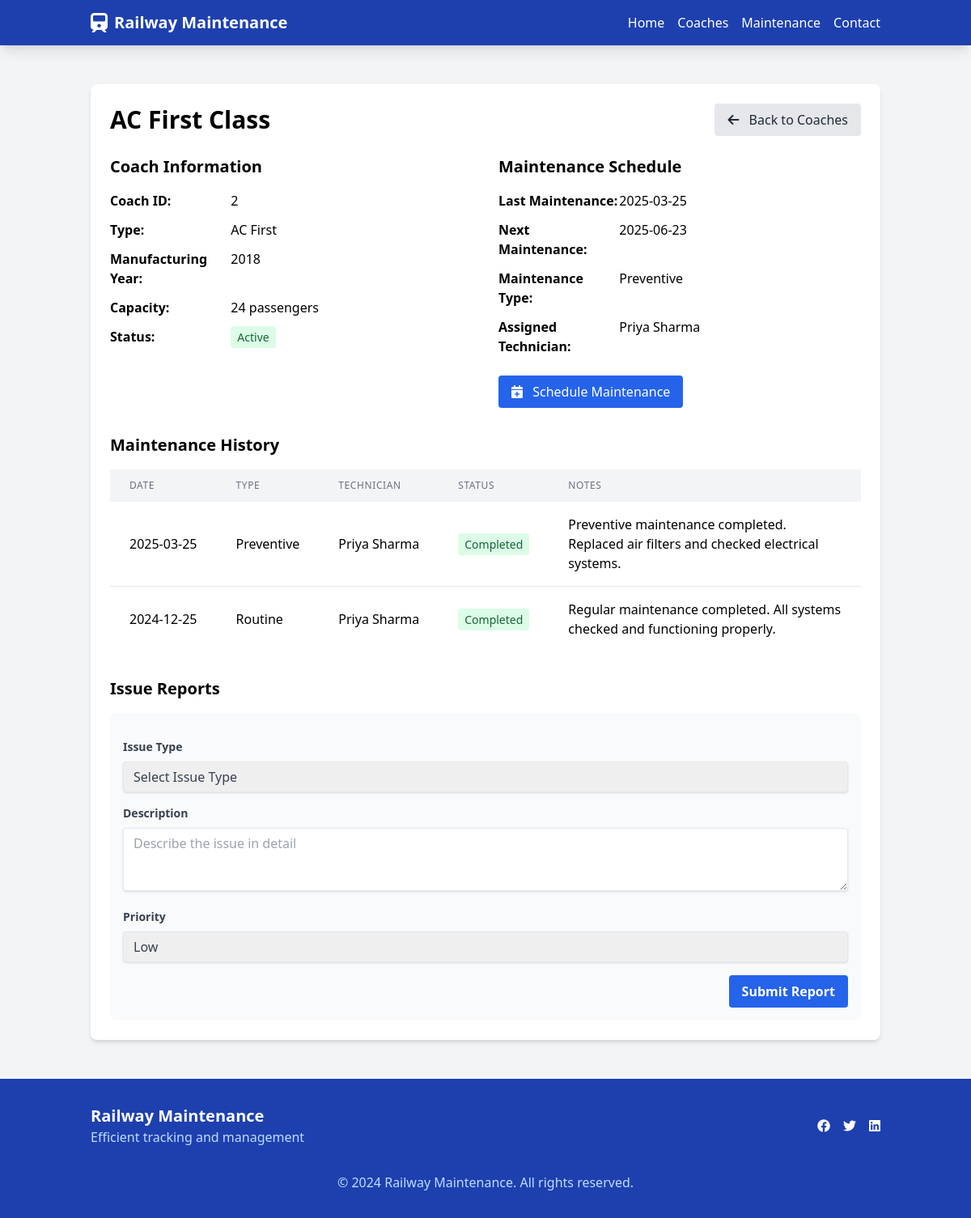
Page /coach_details.php?id=2 on the committed database.
### tables this page shows
CREATE TABLE IF NOT EXISTS coaches (
    id INT AUTO_INCREMENT PRIMARY KEY,
    name VARCHAR(100) NOT NULL,
    type VARCHAR(50) NOT NULL,
    manufacturing_year INT NOT NULL,
    capacity INT NOT NULL,
    status ENUM('Active', 'Maintenance', 'Retired') NOT NULL DEFAULT 'Active',
    last_maintenance DATE,
    next_maintenance DATE,
    maintenance_type VARCHAR(50),
    assigned_technician VARCHAR(100),
    created_at TIMESTAMP DEFAULT CURRENT_TIMESTAMP,
    updated_at TIMESTAMP DEFAULT CURRENT_TIMESTAMP ON UPDATE CURRENT_TIMESTAMP
);

CREATE TABLE IF NOT EXISTS maintenance_history (
    id INT AUTO_INCREMENT PRIMARY KEY,
    coach_id INT NOT NULL,
    maintenance_date DATE NOT NULL,
    maintenance_type VARCHAR(50) NOT NULL,
    technician VARCHAR(100) NOT NULL,
    status ENUM('Completed', 'Incomplete') NOT NULL,
    notes TEXT,
    created_at TIMESTAMP DEFAULT CURRENT_TIMESTAMP,
    FOREIGN KEY (coach_id) REFERENCES coaches(id) ON DELETE CASCADE
);

### coach_details.php (the view, shortened to what this page needs)
<?php
require_once "config.php";
$coach_id = isset($_GET['id']) ? intval($_GET['id']) : 0;
$coach_data = null;
if ($coach_id > 0) {
    $sql = "SELECT * FROM coaches WHERE id = ?";
    if ($stmt = mysqli_prepare($conn, $sql)) {
        mysqli_stmt_bind_param($stmt, "i", $coach_id);
        if (mysqli_stmt_execute($stmt)) {
            $result = mysqli_stmt_get_result($stmt);
            if (mysqli_num_rows($result) > 0) {
                $coach_data = mysqli_fetch_assoc($result);
            }
        }
    }
}
$maintenance_history = [];
$sql = "SELECT * FROM maintenance_history WHERE coach_id = ? ORDER BY maintenance_date DESC LIMIT 5";
if ($stmt = mysqli_prepare($conn, $sql)) {
    mysqli_stmt_bind_param($stmt, "i", $coach_id);
    if (mysqli_stmt_execute($stmt)) {
        $result = mysqli_stmt_get_result($stmt);
        while ($row = mysqli_fetch_assoc($result)) {
            $maintenance_history[] = $row;
        }
    }
}
?>
<!DOCTYPE html>
<html lang="en">
<head>
    <script src="https://cdn.tailwindcss.com"></script>
    <link href="https://cdnjs.cloudflare.com/ajax/libs/font-awesome/6.0.0/css/all.min.css" rel="stylesheet">
</head>
<body class="bg-gray-100">
    <nav class="bg-blue-800 text-white shadow-lg">
        <div class="container mx-auto px-6 py-3">
            <div class="flex items-center justify-between">
                <div class="flex items-center">
                    <a href="index.php" class="flex items-center">
                        <i class="fas fa-train text-2xl mr-2"></i>
                        <span class="text-xl font-bold">Railway Maintenance</span>
                    </a>
                </div>
                <div class="hidden md:flex items-center space-x-4">
                    <a href="index.php" class="hover:text-blue-200">Home</a>
                    <a href="index.php#coaches" class="hover:text-blue-200">Coaches</a>
                    <a href="index.php#maintenance" class="hover:text-blue-200">Maintenance</a>
                    <a href="index.php#contact" class="hover:text-blue-200">Contact</a>
                </div>
            </div>
        </div>
    </nav>
    <section class="py-12">
        <div class="container mx-auto px-6">
            <div class="bg-white rounded-lg shadow-md overflow-hidden">
                <div class="p-6">
                    <div class="flex justify-between items-center mb-6">
                        <h1 class="text-3xl font-bold"><?php echo htmlspecialchars($coach_data['name']); ?></h1>
                        <a href="index.php#coaches" class="bg-gray-200 text-gray-800 px-4 py-2 rounded hover:bg-gray-300">
                            <i class="fas fa-arrow-left mr-2"></i> Back to Coaches
                        </a>
                    </div>
                    <div class="grid grid-cols-1 md:grid-cols-2 gap-8 mb-8">
                        <div>
                            <h2 class="text-xl font-semibold mb-4">Coach Information</h2>
                            <div class="space-y-3">
                                <div class="flex">
                                    <span class="font-semibold w-1/3">Coach ID:</span>
                                    <span class="w-2/3"><?php echo htmlspecialchars($coach_data['id']); ?></span>
                                </div>
                                <div class="flex">
                                    <span class="font-semibold w-1/3">Type:</span>
                                    <span class="w-2/3"><?php echo htmlspecialchars($coach_data['type']); ?></span>
                                </div>
                                <div class="flex">
                                    <span class="font-semibold w-1/3">Manufacturing Year:</span>
                                    <span class="w-2/3"><?php echo htmlspecialchars($coach_data['manufacturing_year']); ?></span>
                                </div>
                                <div class="flex">
                                    <span class="font-semibold w-1/3">Capacity:</span>
                                    <span class="w-2/3"><?php echo htmlspecialchars($coach_data['capacity']); ?> passengers</span>
                                </div>
                                <div class="flex">
                                    <span class="font-semibold w-1/3">Status:</span>
                                    <span class="w-2/3">
                                        <span class="px-2 py-1 rounded text-sm <?php echo $coach_data['status'] === 'Active' ? 'bg-green-100 text-green-800' : 'bg-red-100 text-red-800'; ?>">
                                            <?php echo htmlspecialchars($coach_data['status']); ?>
                                        </span>
                                    </span>
                                </div>
                            </div>
                        </div>
                        <div>
                            <h2 class="text-xl font-semibold mb-4">Maintenance Schedule</h2>
                            <div class="space-y-3">
                                <div class="flex">
                                    <span class="font-semibold w-1/3">Last Maintenance:</span>
                                    <span class="w-2/3"><?php echo htmlspecialchars($coach_data['last_maintenance']); ?></span>
                                </div>
                                <div class="flex">
                                    <span class="font-semibold w-1/3">Next Maintenance:</span>
                                    <span class="w-2/3"><?php echo htmlspecialchars($coach_data['next_maintenance']); ?></span>
                                </div>
                                <div class="flex">
                                    <span class="font-semibold w-1/3">Maintenance Type:</span>
                                    <span class="w-2/3"><?php echo htmlspecialchars($coach_data['maintenance_type']); ?></span>
                                </div>
                                <div class="flex">
                                    <span class="font-semibold w-1/3">Assigned Technician:</span>
                                    <span class="w-2/3"><?php echo htmlspecialchars($coach_data['assigned_technician']); ?></span>
                                </div>
                            </div>
                            <div class="mt-6">
                                <button class="bg-blue-600 text-white px-4 py-2 rounded hover:bg-blue-700 schedule-maintenance-btn" data-coach-id="<?php echo $coach_id; ?>">
                                    <i class="fas fa-calendar-plus mr-2"></i> Schedule Maintenance
                                </button>
                            </div>
                        </div>
                    </div>
                    <div class="mb-8">
                        <h2 class="text-xl font-semibold mb-4">Maintenance History</h2>
                        <?php if (count($maintenance_history) > 0): ?>
                            <div class="overflow-x-auto">
                                <table class="min-w-full bg-white">
                                    <thead>
                                        <tr class="bg-gray-100">
                                            <th class="px-6 py-3 text-left text-xs font-medium text-gray-500 uppercase tracking-wider">Date</th>
                                            <th class="px-6 py-3 text-left text-xs font-medium text-gray-500 uppercase tracking-wider">Type</th>
                                            <th class="px-6 py-3 text-left text-xs font-medium text-gray-500 uppercase tracking-wider">Technician</th>
                                            <th class="px-6 py-3 text-left text-xs font-medium text-gray-500 uppercase tracking-wider">Status</th>
                                            <th class="px-6 py-3 text-left text-xs font-medium text-gray-500 uppercase tracking-wider">Notes</th>
                                        </tr>
                                    </thead>
                                    <tbody class="divide-y divide-gray-200">
                                        <?php foreach ($maintenance_history as $history): ?>
                                            <tr>
                                                <td class="px-6 py-4 whitespace-nowrap"><?php echo htmlspecialchars($history['maintenance_date']); ?></td>
                                                <td class="px-6 py-4 whitespace-nowrap"><?php echo htmlspecialchars($history['maintenance_type']); ?></td>
                                                <td class="px-6 py-4 whitespace-nowrap"><?php echo htmlspecialchars($history['technician']); ?></td>
                                                <td class="px-6 py-4 whitespace-nowrap">
                                                    <span class="px-2 py-1 rounded text-sm <?php echo $history['status'] === 'Completed' ? 'bg-green-100 text-green-800' : 'bg-yellow-100 text-yellow-800'; ?>">
                                                        <?php echo htmlspecialchars($history['status']); ?>
                                                    </span>
                                                </td>
                                                <td class="px-6 py-4"><?php echo htmlspecialchars($history['notes']); ?></td>
                                            </tr>
                                        <?php endforeach; ?>
                                    </tbody>
                                </table>
                            </div>
                        <?php else: ?>
                            <p class="text-gray-500">No maintenance history available.</p>
                        <?php endif; ?>
                    </div>
                    <div>
                        <h2 class="text-xl font-semibold mb-4">Issue Reports</h2>
                        <div class="bg-gray-50 p-4 rounded-lg">
                            <form id="issue-report-form" class="space-y-4">
                                <div>
                                    <label class="block text-gray-700 text-sm font-bold mb-2" for="issue-type">Issue Type</label>
                                    <select id="issue-type" name="issue_type" class="shadow appearance-none border rounded w-full py-2 px-3 text-gray-700 leading-tight focus:outline-none focus:shadow-outline">
                                        <option value="">Select Issue Type</option>
                                    </select>
                                </div>
                                <div>
                                    <label class="block text-gray-700 text-sm font-bold mb-2" for="issue-description">Description</label>
                                    <textarea id="issue-description" name="issue_description" class="shadow appearance-none border rounded w-full py-2 px-3 text-gray-700 leading-tight focus:outline-none focus:shadow-outline" rows="3" placeholder="Describe the issue in detail"></textarea>
                                </div>
                                <div>
                                    <label class="block text-gray-700 text-sm font-bold mb-2" for="priority">Priority</label>
                                    <select id="priority" name="priority" class="shadow appearance-none border rounded w-full py-2 px-3 text-gray-700 leading-tight focus:outline-none focus:shadow-outline">
                                        <option value="Low">Low</option>
                                    </select>
                                </div>
                                <div class="flex items-center justify-end">
                                    <button type="submit" class="bg-blue-600 text-white font-bold py-2 px-4 rounded hover:bg-blue-700 focus:outline-none focus:shadow-outline">
                                        Submit Report
                                    </button>
                                </div>
                            </form>
                        </div>
                    </div>
                </div>
            </div>
        </div>
    </section>
    <footer class="bg-blue-800 text-white py-8">
        <div class="container mx-auto px-6">
            <div class="flex flex-col md:flex-row justify-between items-center">
                <div class="mb-4 md:mb-0">
                    <h3 class="text-xl font-bold">Railway Maintenance</h3>
                    <p class="text-blue-200">Efficient tracking and management</p>
                </div>
                <div class="flex space-x-4">
                    <a href="#" class="hover:text-blue-200"><i class="fab fa-facebook"></i></a>
                    <a href="#" class="hover:text-blue-200"><i class="fab fa-twitter"></i></a>
                    <a href="#" class="hover:text-blue-200"><i class="fab fa-linkedin"></i></a>
                </div>
            </div>
            <div class="mt-8 text-center text-blue-200">
                <p>&copy; 2024 Railway Maintenance. All rights reserved.</p>
            </div>
        </div>
    </footer>
</body>
</html>

### rows in the picture
coaches: name "AC First Class", id "2", type "AC First", manufacturing_year "2018", capacity "24", status "Active", last_maintenance "2025-03-25", next_maintenance "2025-06-23", maintenance_type "Preventive", assigned_technician "Priya Sharma"
maintenance_history: maintenance_date "2025-03-25", maintenance_type "Preventive", technician "Priya Sharma", status "Completed", notes "Preventive maintenance completed. Replaced air filters and checked electrical systems."
maintenance_history: maintenance_date "2024-12-25", maintenance_type "Routine", technician "Priya Sharma", status "Completed", notes "Regular maintenance completed. All systems checked and functioning properly."
